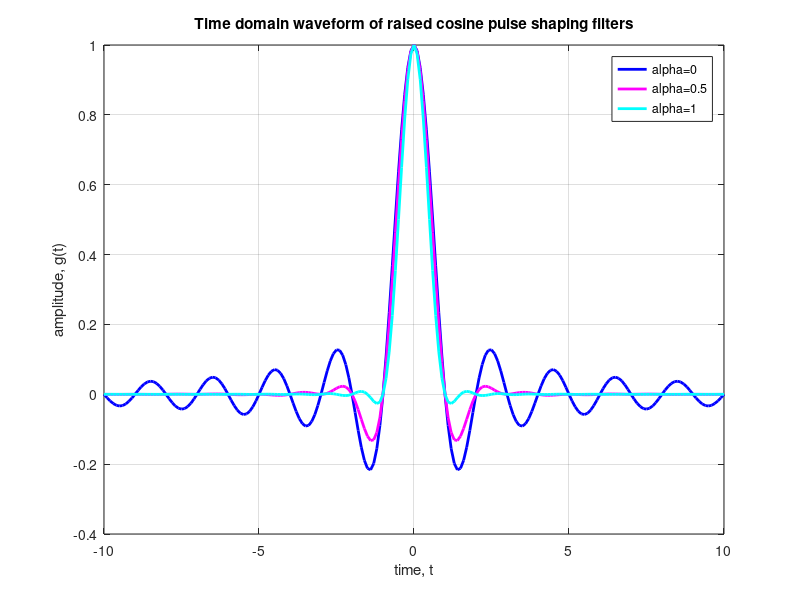
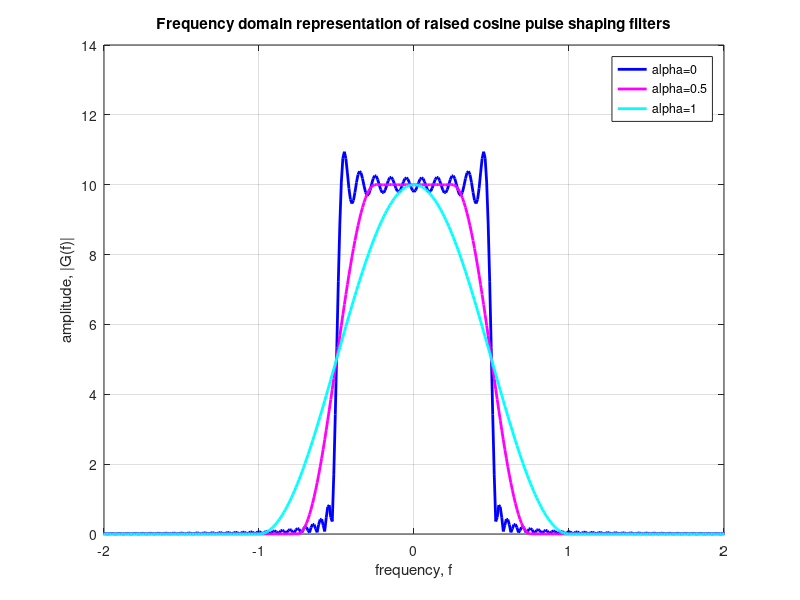

These charts were generated, in order, by the following MATLAB code:
clear all
fs = 10;

% defining the sinc filter
sincNum = sin(pi*[-fs:1/fs:fs]); % numerator of the sinc function
sincDen = (pi*[-fs:1/fs:fs]); % denominator of the sinc function
sincDenZero = find(abs(sincDen) < 10^-10);
sincOp = sincNum./sincDen;
sincOp(sincDenZero) = 1; % sin(pix/(pix) =1 for x =0

alpha = 0;
cosNum = cos(alpha*pi*[-fs:1/fs:fs]);
cosDen = (1-(2*alpha*[-fs:1/fs:fs]).^2);
cosDenZero = find(abs(cosDen)<10^-10);
cosOp = cosNum./cosDen;
cosOp(cosDenZero) = pi/4;
gt_alpha0 = sincOp.*cosOp;
GF_alpha0 = fft(gt_alpha0,1024);

alpha = 0.5;
cosNum = cos(alpha*pi*[-fs:1/fs:fs]);
cosDen = (1-(2*alpha*[-fs:1/fs:fs]).^2);
cosDenZero = find(abs(cosDen)<10^-10);
cosOp = cosNum./cosDen;
cosOp(cosDenZero) = pi/4;
gt_alpha5 = sincOp.*cosOp;
GF_alpha5 = fft(gt_alpha5,1024);

alpha = 1;
cosNum = cos(alpha*pi*[-fs:1/fs:fs]);
cosDen = (1-(2*alpha*[-fs:1/fs:fs]).^2);
cosDenZero = find(abs(cosDen)<10^-10);
cosOp = cosNum./cosDen;
cosOp(cosDenZero) = pi/4;
gt_alpha1 = sincOp.*cosOp;
GF_alpha1 = fft(gt_alpha1,1024);

close all
figure
plot([-fs:1/fs:fs],[gt_alpha0],'b','LineWidth',2)
hold on
plot([-fs:1/fs:fs],[gt_alpha5],'m','LineWidth',2)
plot([-fs:1/fs:fs],[gt_alpha1],'c','LineWidth',2)
legend('alpha=0','alpha=0.5','alpha=1');
grid on
xlabel('time, t')
ylabel('amplitude, g(t)')
title('Time domain waveform of raised cosine pulse shaping filters')

figure
plot([-512:511]/1024*fs, abs(fftshift(GF_alpha0)),'b','LineWidth',2);
hold on
plot([-512:511]/1024*fs, abs(fftshift(GF_alpha5)),'m','LineWidth',2);

plot([-512:511]/1024*fs, abs(fftshift(GF_alpha1)),'c','LineWidth',2);
legend('alpha=0','alpha=0.5','alpha=1');
axis([-2 2 0 14])
grid on
xlabel('frequency, f')
ylabel('amplitude, |G(f)|')
title('Frequency domain representation of raised cosine pulse shaping filters')